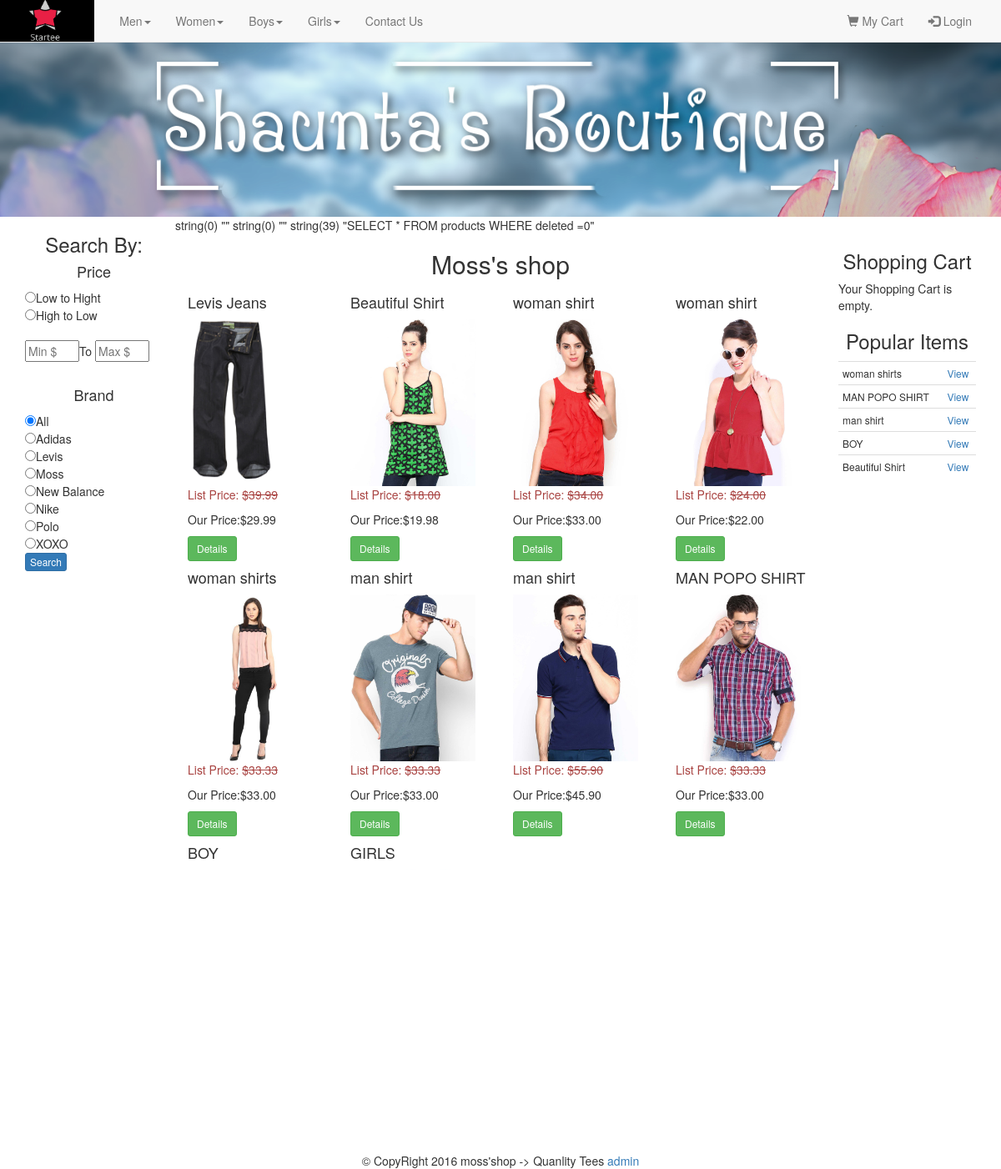
Screenshot of /search.php with the database file from the repository.
### tables this page shows
CREATE TABLE `categories` (
  `id` int(11) NOT NULL,
  `category` varchar(255) NOT NULL,
  `parent` int(11) NOT NULL DEFAULT '0'
);

CREATE TABLE `brand` (
  `id` int(11) NOT NULL,
  `brand` varchar(255) NOT NULL
);

CREATE TABLE `products` (
  `id` int(11) NOT NULL,
  `title` varchar(255) NOT NULL,
  `price` decimal(10,2) NOT NULL,
  `list_price` decimal(10,2) NOT NULL,
  `brand` int(11) NOT NULL,
  `categories` varchar(255) NOT NULL,
  `image` text NOT NULL,
  `description` varchar(500) NOT NULL,
  `featured` tinyint(4) NOT NULL DEFAULT '0',
  `sizes` text NOT NULL,
  `deleted` tinyint(4) NOT NULL DEFAULT '0'
);

### search.php (the view, shortened to what this page needs)
<?php
require_once 'core/init.php';
include 'includes/head.php';
include 'includes/navigation.php';
include 'includes/headerpartial.php';
include 'includes/leftbar.php';
$sql = "SELECT * FROM products";
$cat_id = (($_POST['cat'] != '')?sanitize($_POST['cat']):'');
if($cat_id == ''){
	$sql .= " WHERE deleted =0";
}else{
	$sql .= " WHERE categories = '{$cat_id}' AND deleted = 0";
}
$price_sort =(($_POST['price_sort'] != '')?sanitize($_POST['price_sort']):'');
var_dump($price_sort);
var_dump($price_sort);
var_dump($sql);
$productQ = $db -> query($sql);
$category = get_category($cat_id);
?>
<div class="col-md-8">
	<div class="row">
	<?php if($cat_id != ''): ?>
		<h2 class="text-center" ><?=$category['parent'].' '.$category['child'] ?></h2>
	<?php else: ?>
		<h2 class="text-center" >Moss's shop</h2>
	<?php endif; ?>
	<?php while($product = mysqli_fetch_assoc($productQ)) : ?>
		<div class="col-md-3">
			<h4><?php echo $product['title']; ?></h4>
			<?php $photos = explode(',',$product['image']) ?>
			<img src="<?=$photos[0]; ?>" alt="<?php echo $product['title']; ?>" class="img-thumb" />
			<p class="list-price text-danger">List Price: <s>$<?php echo $product['list_price']; ?></s></p>
			<p class="price">Our Price:$<?php echo $product['price']; ?></p>
			<button class="btn btn-sm btn-success" type="button"  onclick="detailsmodal(<?php echo $product['id']; ?>)" > Details</button>
		</div>
	<?php endwhile; ?>
</div>
</div>
<?php
include 'includes/rightbar.php';
include 'includes/footer.php';
?>

### includes/navigation.php (shortened to what this page needs)
<?php
$sql = "SELECT * FROM categories WHERE  parent = 0";
$pquery = $db -> query($sql);
?>
<nav class="navbar navbar-default navbar-fixed-top" >
	<div class="contianer-fluid">
		<div class="navbar-header" >
			<a class="navbar-brand" href="index.php">
				<img src="../tutorial/images/headerlogo/logo.jpg" id="mylogo">
			</a>
		</div>
		<div class="collapse navbar-collapse" id="navbar-container">
			<ul class="nav navbar-nav" >
				<?php while($parent = mysqli_fetch_assoc($pquery)): ?>
					<li class="dropdown">
						<a href="#" class="dropdown-toggle" data-toggle="dropdown"><?=$parent['category']; ?><span class="caret"></span></a>
					</li>
				<?php endwhile; ?>
				<li>
					<a href="contactus.php">Contact Us</a>
				</li>
			</ul>
			<ul class="nav navbar-nav navbar-right" id="myBtn">
				<li>
					<a href="cart.php">
						<span class="glyphicon glyphicon-shopping-cart"></span>
						My Cart
					</a>
				</li>
				<?php if(!isset($_SESSION['SBUser'])): ?>
					<li ><a href="login.php"><span class="glyphicon glyphicon-log-in"></span> Login</a></li>
			<?php endif; ?>
		</ul>
	</div>
</div>
</nav>

### includes/widgets/filters.php (shortened to what this page needs)
<?php
$price_sort = ((isset($_REQUEST['price_sort']))?sanitize($_REQUEST['price_sort']):'');
$min_price = ((isset($_REQUEST['min_price']))?sanitize($_REQUEST['min_price']):'');
$max_price = ((isset($_REQUEST['max_price']))?sanitize($_REQUEST['max_price']):'');
$b = ((isset($_REQUEST['brand']))?sanitize($_REQUEST['brand']):'');
$brandQ = $db -> query("SELECT * FROM brand ORDER BY brand");
?>
<h3 class="text-center">Search By: </h3>
<h4 class="text-center">Price</h4>
<form action="search.php" method="post">
	<input type="radio" name="price_sort" value="low" <?=(($price_sort == 'low')?' checked':'');?>>Low to Hight <br>
	<input type="radio" name="price_sort" value="high" <?=(($price_sort == 'high')?' checked':'');?>>High to Low <br><br>
	<input type="text" name="min_price" class="price-range" placeholder="Min $" value="<?=$min_price;?>">To
	<input type="text" name="max_price" class="price-range" placeholder="Max $" value="<?=$max_price;?>"><br><br>
	<h4 class="text-center">Brand</h4>
	<input type="radio" name="brand" value=""<?=(($b == '')?' checked':'');?>>All<br>
	<?php while($brand = mysqli_fetch_assoc($brandQ)): ?>
		<input type="radio" name="brand" value="<?=$brand['id'];?>" <?=(($b == $brand['id'])?' checked':'');?>><?=$brand['brand'];?><br>
	<?php endwhile; ?>
	<input type="submit" value="Search" class="btn btn-xs btn-primary">
</form>

### includes/widgets/recent.php
<h3 class="text-center">Popular Items</h3>
<?php
$transQ = $db -> query("SELECT * FROM cart WHERE paid=1 ORDER BY id DESC LIMIT 5");
$results = array();
while($row = mysqli_fetch_assoc($transQ)){
	$results[] = $row;
}
$row_count = $transQ -> num_rows;
$used_ids = array();
for($i=0; $i<$row_count; $i++){
	$json_items = $results[$i]['items'];
	$items = json_decode($json_items, true);
	foreach ($items as $item) {
		if(!in_array($item['id'], $used_ids)){
			$used_ids[] = $item['id'];
		}
	}
}
?>
<div id="recent_widget">
	<table class="table table-condensed">
		<?php foreach($used_ids as $id):
		$productQ = $db -> query("SELECT id, title FROM products WHERE id='{$id}'");
		$product = mysqli_fetch_assoc($productQ);
		?>
		<tr>
		<td><?=substr($product['title'],0,15);?></td>
			<td><a class="text-primary" onclick="detailsmodal('<?=$id;?>')" >View </a></td>
		</tr>
	<?php endforeach; ?>
</table>
</div>

### css/main.css (style rules this page uses)
body { padding-top: 50px; }
#mylogo { margin-top: -15px; margin-left: -15px; height: 250%; width: 150px margin-bottom: 0; }
#myBtn { margin-right: 20px; }
.img-thumb { width: auto; height: 200px; }
#cart_widget td, #recent_widget { font-size: 12px; }
input.price-range { width:65px; }

### rows the page displays
categories: category "Men"
categories: category "Women"
categories: category "Boys"
categories: category "Girls"
brand: brand "Adidas"
brand: brand "Levis"
brand: brand "Moss"
brand: brand "New Balance"
brand: brand "Nike"
brand: brand "Polo"
brand: brand "XOXO"
products: title "Levis Jeans", shows a picture, list_price "39.99", price "29.99"
products: title "Beautiful Shirt", image (picture), list_price "18.00", price "19.98"
products: title "woman shirt", image (picture), list_price "34.00", price "33.00"
products: title "woman shirt", shows a picture, list_price "24.00", price "22.00"
products: title "woman shirts", shows a picture, list_price "33.33", price "33.00"
products: title "man shirt", image (picture), list_price "33.33", price "33.00"
products: title "man shirt", image (picture), list_price "55.90", price "45.90"
products: title "MAN POPO SHIRT", image (picture), list_price "33.33", price "33.00"
products: title "BOY", image (picture)
products: title "GIRLS", image (picture)
